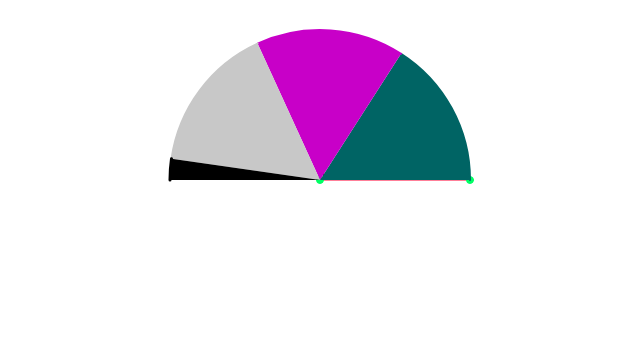
Frame 1 (no input)
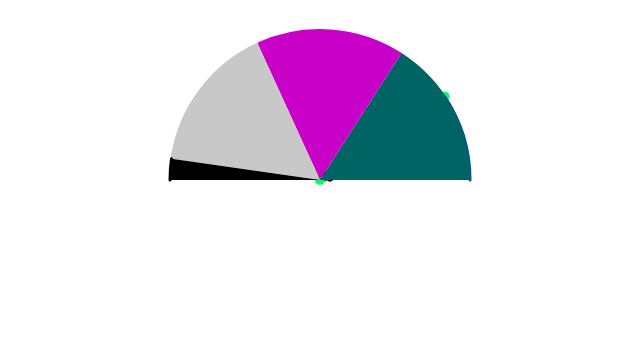
Frame 60 (no input)
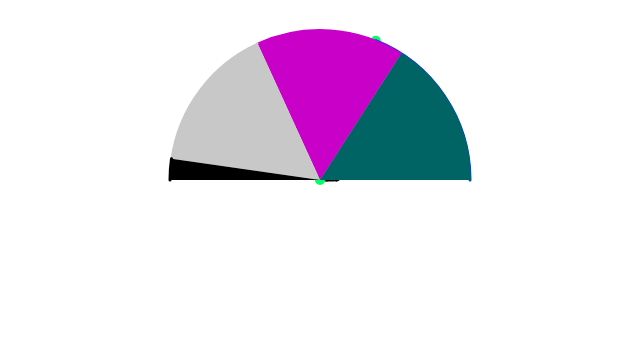
Frame 120 (the mouse pressed at the canvas centre since frame 60)

The p5.js sketch that drew these frames (run headless with seeded random() and noise() and a simulated clock; from frame 60 on, the mouse is pressed at the canvas centre):

// p5.js sketch
// ── sketch.js
var r = 150;
var d = r*2;
var angle;
var aVel;



function setup(){
  createCanvas(640,360);
  angle = 0;
  aVel = .01;
}

function draw(){
  background(255);
  //add a counter here so it goes around only once;
  translate(width/2,height/2);
  text(frameCount,0,0);
  //if(frameCount <= 1000){
    var x = r*cos(angle);
    var y = r*sin(angle);
    stroke(255,0,50);
    line(0,0,x,y);
    fill(0,255,100);
    stroke(0,255,100);
    ellipse(0,0,7,7)
    ellipse(x,y,7,7);
    stroke(0,50,255);

    //noFill();
    //so we draw the circle only once
    arc(0,0,d,d,angle,0);
    //if(angle <)
    strokeWeight(2);
    fill(0,100,100);
    stroke(0,100,100);
    arc(0,0,d,d,TWO_PI-1,0);
    fill(200,0,200);
    stroke(200,0,200);
    arc(0,0,d,d,TWO_PI-2,TWO_PI-1);
    fill(200,200,200);
    stroke(200,200,200);
    arc(0,0,d,d,TWO_PI-3,TWO_PI-2);
    fill(0);
    stroke(0);
    strokeWeight(3);
    arc(0,0,d,d,PI,TWO_PI-3);
    //ellipse(x,y,5,5);
    angle -= aVel;
    //constrain(angle,-TWO_PI,0);
  //}
  //else {
  //  stroke(0,50,255);
  //  ellipse(0,0,r*2,r*2);
  //}
}
